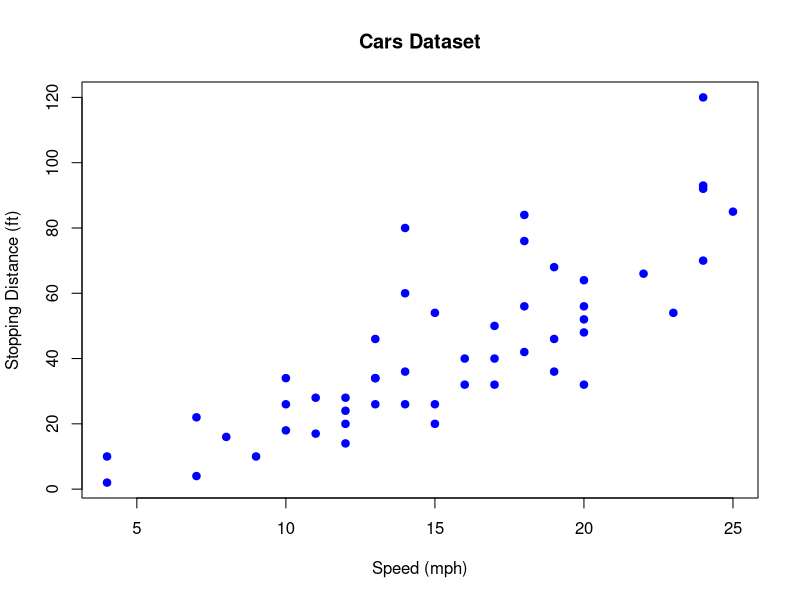

Write the R code that produced this figure.
library(dplyr)
head(cars)

# Summary statistics
summary(cars)

# Simple plot
plot(cars$speed, cars$dist, main = "Cars Dataset",
     xlab = "Speed (mph)", ylab = "Stopping Distance (ft)",
     pch = 19, col = "blue")

     ##changes 
